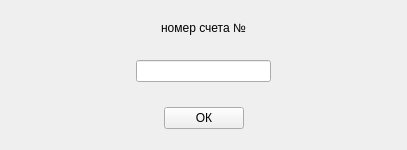
<?xml version="1.0" encoding="UTF-8"?>
<ui version="4.0">
 <class>set_deal_number_dialog</class>
 <widget class="QFrame" name="set_deal_number_dialog">
  <property name="geometry">
   <rect>
    <x>0</x>
    <y>0</y>
    <width>407</width>
    <height>150</height>
   </rect>
  </property>
  <property name="windowTitle">
   <string>Frame</string>
  </property>
  <layout class="QVBoxLayout" name="verticalLayout">
   <property name="leftMargin">
    <number>0</number>
   </property>
   <property name="topMargin">
    <number>0</number>
   </property>
   <property name="rightMargin">
    <number>0</number>
   </property>
   <property name="bottomMargin">
    <number>0</number>
   </property>
   <item>
    <layout class="QVBoxLayout" name="verticalLayout_2" stretch="0,0,0">
     <property name="spacing">
      <number>25</number>
     </property>
     <item>
      <widget class="QLabel" name="label">
       <property name="sizePolicy">
        <sizepolicy hsizetype="Preferred" vsizetype="Maximum">
         <horstretch>0</horstretch>
         <verstretch>0</verstretch>
        </sizepolicy>
       </property>
       <property name="text">
        <string>номер счета №</string>
       </property>
       <property name="alignment">
        <set>Qt::AlignCenter</set>
       </property>
      </widget>
     </item>
     <item>
      <layout class="QHBoxLayout" name="horizontalLayout">
       <property name="spacing">
        <number>0</number>
       </property>
       <item>
        <spacer name="horizontalSpacer">
         <property name="orientation">
          <enum>Qt::Horizontal</enum>
         </property>
         <property name="sizeHint" stdset="0">
          <size>
           <width>40</width>
           <height>20</height>
          </size>
         </property>
        </spacer>
       </item>
       <item>
        <widget class="QLineEdit" name="num_lineedit">
         <property name="text">
          <string/>
         </property>
         <property name="alignment">
          <set>Qt::AlignCenter</set>
         </property>
        </widget>
       </item>
       <item>
        <spacer name="horizontalSpacer_2">
         <property name="orientation">
          <enum>Qt::Horizontal</enum>
         </property>
         <property name="sizeHint" stdset="0">
          <size>
           <width>40</width>
           <height>20</height>
          </size>
         </property>
        </spacer>
       </item>
      </layout>
     </item>
     <item>
      <layout class="QHBoxLayout" name="horizontalLayout_2">
       <property name="spacing">
        <number>0</number>
       </property>
       <item>
        <spacer name="horizontalSpacer_3">
         <property name="orientation">
          <enum>Qt::Horizontal</enum>
         </property>
         <property name="sizeHint" stdset="0">
          <size>
           <width>40</width>
           <height>20</height>
          </size>
         </property>
        </spacer>
       </item>
       <item>
        <widget class="QPushButton" name="ok_button">
         <property name="text">
          <string>ОК</string>
         </property>
        </widget>
       </item>
       <item>
        <spacer name="horizontalSpacer_4">
         <property name="orientation">
          <enum>Qt::Horizontal</enum>
         </property>
         <property name="sizeHint" stdset="0">
          <size>
           <width>40</width>
           <height>20</height>
          </size>
         </property>
        </spacer>
       </item>
      </layout>
     </item>
    </layout>
   </item>
  </layout>
 </widget>
 <resources/>
 <connections/>
</ui>
